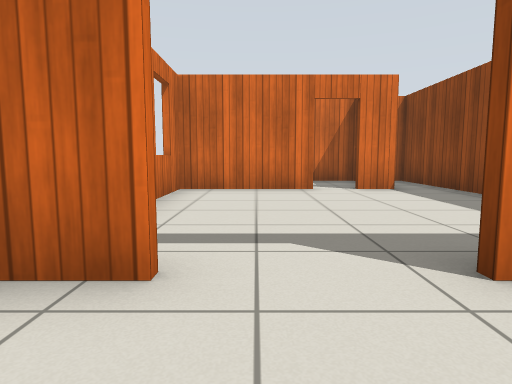
View 1 (above)

16 first-person views from a walk through a robot-simulator world made for Gazebo. The camera is 0.72 m above the floor, tilts 6° down and sees 75° across. The floor is counted in squares, 1 m on a side. Each view is taken from the middle of a square. On the plan, view 1 faces up. The plan holds only what a view shows up to about 10 squares ahead; the rest is blank. Simple patterns stand in for the simulator's built-in surfaces.

View 2
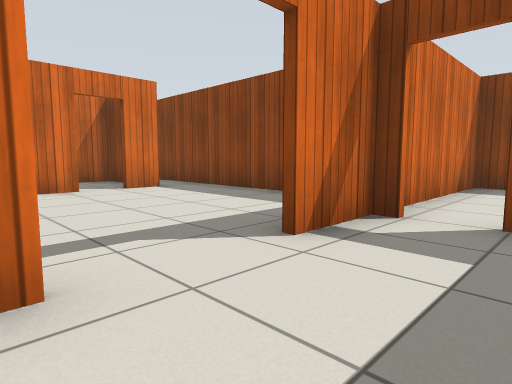

View 3
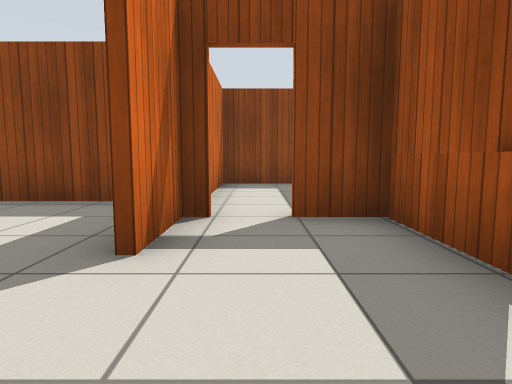

View 4
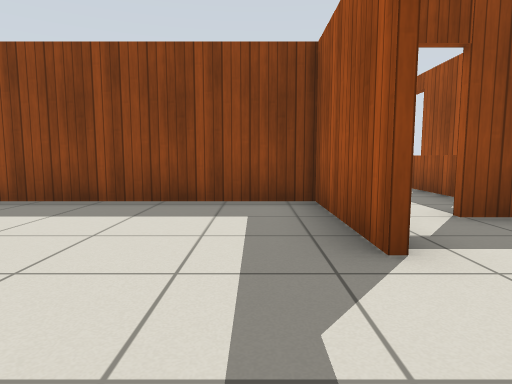

View 5
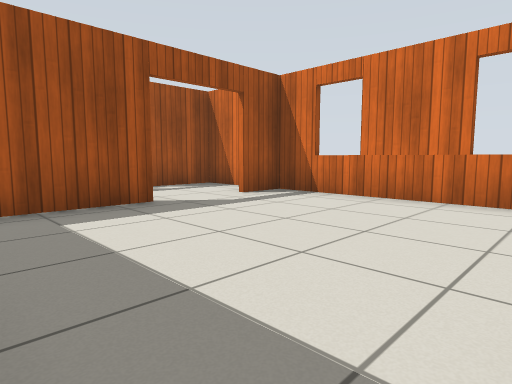

View 6
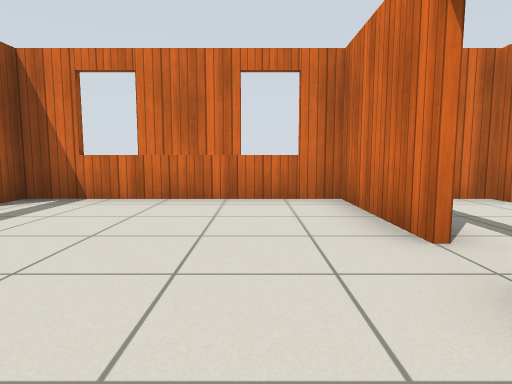

View 7
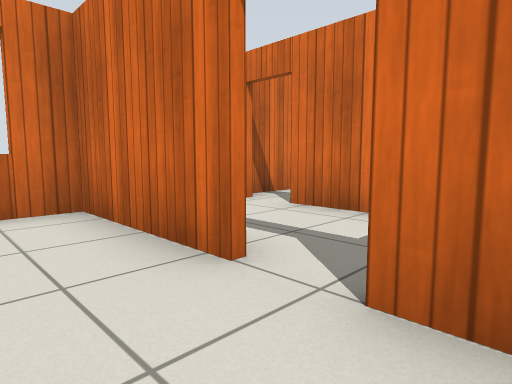

View 8
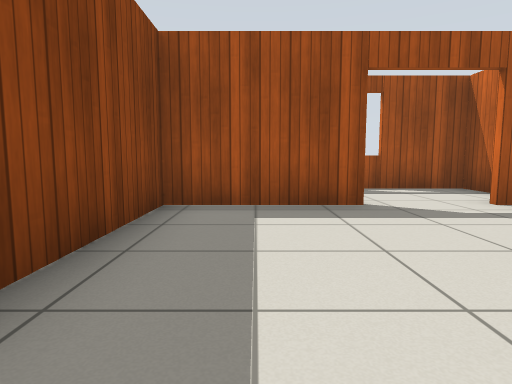

View 9
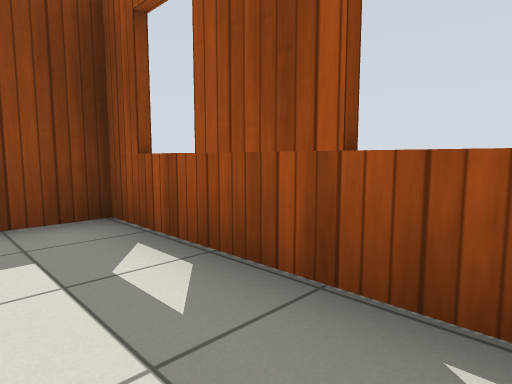

View 10
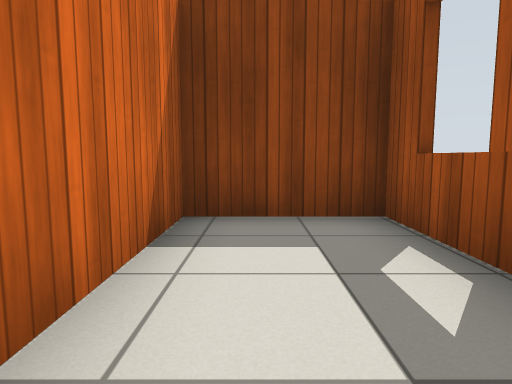

View 11
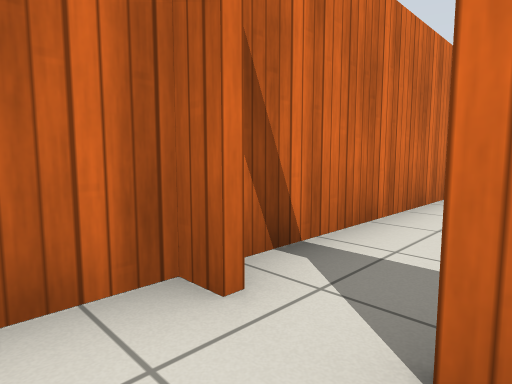

View 12
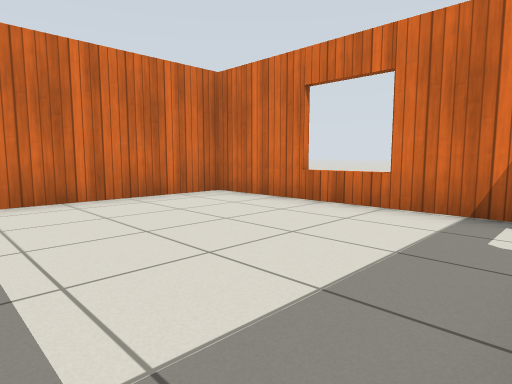

View 13
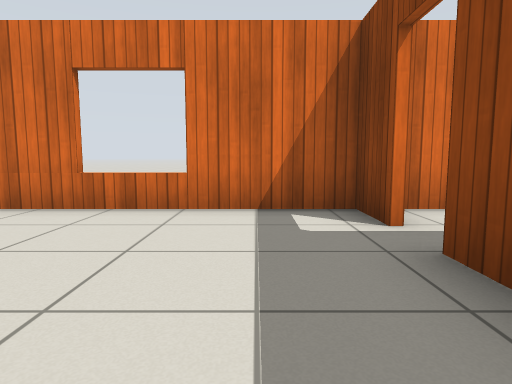

View 14
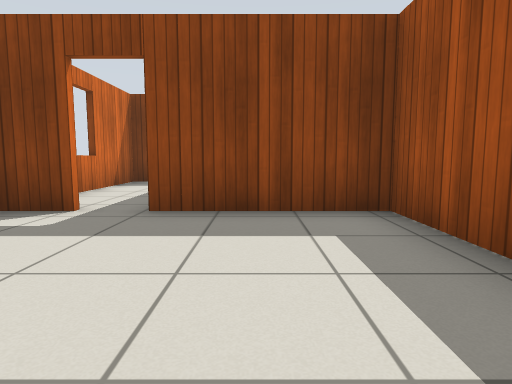

View 15
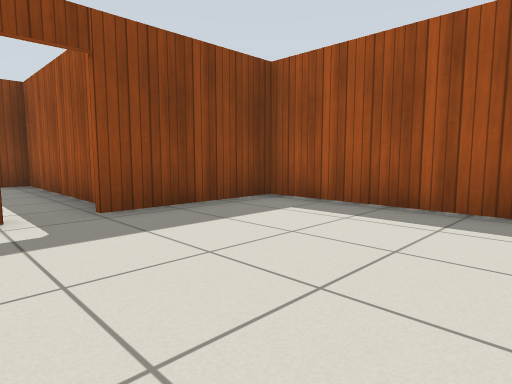

View 16
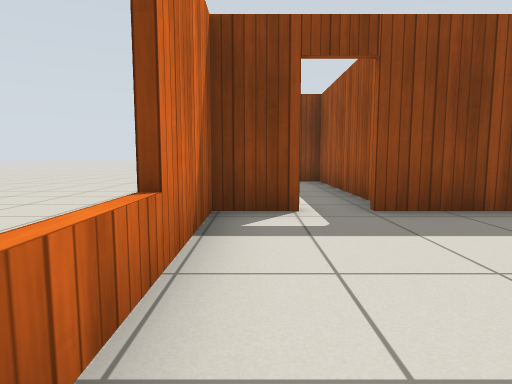

### Floor plan
Ten units are one square. View 1 is at (0, 0); x grows to the right and y downward. Boxes are objects, and circles mark ways between rooms. Rooms are numbered by the first view taken in them; rooms with no view inside come last. Other rooms are left out.
<svg viewBox="-22 -161 124 172">
<path fill="none" stroke="#000" d="M-5 -19 -15 -19M-17 -7 -17 6 29 6 29 -6M29 -19 14 -19M14 -75 -17 -75 -17 -20 -5 -20M31 -75 22 -75M14 -20 44 -20 44 -100M41 6 80 6 80 -19 39 -19M-12 -101 -17 -101 -17 -91M29 -91 29 -101 -4 -101M5 -102 45 -102M44 -144 44 -156M40 -156 -17 -156 -17 -105M44 -100 44 -135M54 -131 97 -131 97 -156 40 -156"/>
<circle cx="5" cy="-20" r="3" fill="#2a7"/>
<circle cx="30" cy="-10" r="3" fill="#2a7"/>
<circle cx="20" cy="-75" r="3" fill="#2a7"/>
<circle cx="-10" cy="-100" r="3" fill="#2a7"/>
<circle cx="45" cy="-140" r="3" fill="#2a7"/>
<text x="0" y="-10">1</text>
<text x="20" y="-50">2</text>
<text x="50" y="-10">3</text>
<text x="0" y="-90">4</text>
<text x="10" y="-130">5</text>
<text x="70" y="-150">6</text>
</svg>
Room 1 opens to room 2. Room 1 opens to room 3. Room 2 opens to room 4. Room 4 opens to room 5. Room 5 opens to room 6.

Where each view was taken, in squares from view 1:
view 1: 0 up, 0 right, facing up
view 2: 0 up, 1 left, facing up-right
view 3: 1 up, 1 left, facing right
view 4: 3 up, 1 left, facing right
view 5: 7 up, 4 right, facing down-left
view 6: 6 up, 4 right, facing left
view 7: 6 up, 3 right, facing up-left
view 8: 7 up, 3 right, facing down
view 9: 1 up, 4 right, facing down-right
view 10: 1 up, 4 right, facing right
view 11: 9 up, 0 right, facing up-left
view 12: 11 up, 4 right, facing up-left
view 13: 11 up, 3 right, facing up
view 14: 12 up, 0 right, facing right
view 15: 15 up, 0 right, facing down-right
view 16: 15 up, 0 right, facing right
